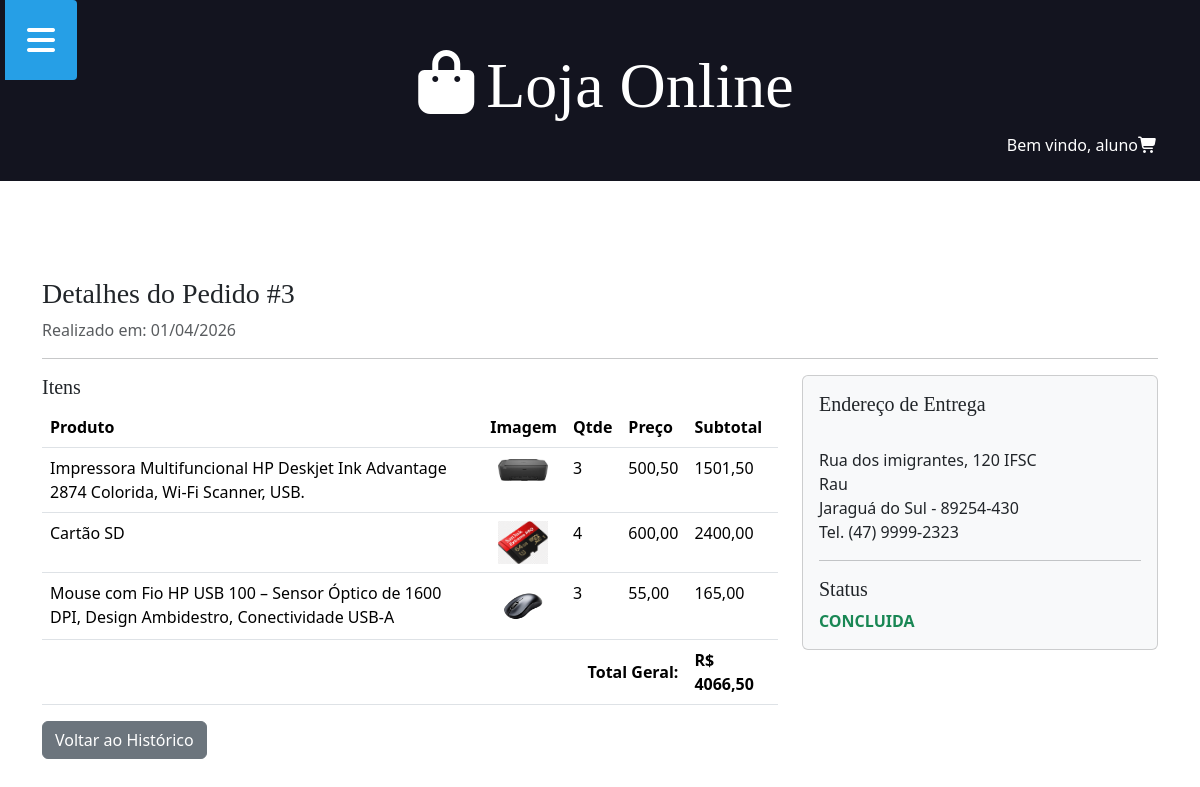
The page /pedido/3 (signed in) on the database its author committed.
### aplicacao/models.py (models this page shows, shortened)
class Venda(models.Model):
    STATUS_CHOICES = (
        ('P', 'PENDENTE'),
        ('C', 'CONCLUIDA'),
        ('X', 'CANCELADA')
    )
    status = models.CharField(max_length=1, choices=STATUS_CHOICES, default='P')
    data = models.DateField(auto_now_add=True)
    cliente = models.ForeignKey(User, on_delete=models.CASCADE)
    @property
    def total(self):
        total = 0
        for item in self.itemvenda_set.all():
            total += item.produto.preco * item.qtde
        return total

class ItemVenda(models.Model):
    venda = models.ForeignKey(Venda, on_delete=models.CASCADE)
    produto = models.ForeignKey(Produto, on_delete=models.CASCADE)
    qtde = models.IntegerField(null=True, blank=True)
    @property
    def subtotal(self):
        return self.produto.preco * self.qtde

class Produto(models.Model):
    nome = models.CharField(max_length=100, null=True, blank=True)
    preco = models.DecimalField(decimal_places=2, max_digits=10, null=True, blank=True)
    qtde = models.IntegerField(null=True, blank=True)
    descricao = models.TextField(null=True, blank=True)
    data = models.DateField(null=True, blank=True)
    imagem = models.ImageField(upload_to='produtos/', null=True, blank=True)

class Perfil(models.Model):
    telefone = models.CharField(max_length=25, null=True, blank=True)
    rua = models.CharField(max_length=100, null=True, blank=True)
    numero = models.PositiveIntegerField(null=True, blank=True)
    bairro = models.CharField(max_length=50, null=True, blank=True)
    cidade = models.CharField(max_length=50, null=True, blank=True)
    complemento = models.CharField(max_length=100, null=True, blank=True)
    cep = models.CharField(max_length=50, null=True, blank=True)
    cliente = models.OneToOneField(User, on_delete=models.CASCADE)

### aplicacao/views.py (the view)
# urls.py: path('pedido/<int:venda_id>', views.detalhe_pedido, name="urldetalhe_pedido"),
@login_required
def detalhe_pedido(request, venda_id):
    venda = get_object_or_404(Venda, id=venda_id, cliente=request.user)
    if venda.cliente != request.user:
        return redirect("historico_pedidos")
    itens = venda.itemvenda_set.all()
    try:
        perfil = Perfil.objects.get(cliente=request.user)
    except Perfil.DoesNotExist:
        perfil = None
    context = {
        'venda': venda,
        'itens': itens,
        'perfil': perfil
    }
    return render(request, 'detalhe_pedido.html', context)

### aplicacao/templates/detalhe_pedido.html
{% extends 'global/base.html' %}
{% block content %}
  <div class="container mt-5">
    <div class="row">
      <div class="col-md-12">
        <h3>Detalhes do Pedido #{{ venda.id }}</h3>
        <p class="text-muted">Realizado em: {{ venda.data|date:'d/m/Y' }}</p>
        <hr />
      </div>
    </div>
    <div class="row">
      <div class="col-md-8">
        <h5>Itens</h5>
        <table class="table">
          <thead>
            <tr>
              <th>Produto</th>
              <th>Imagem</th>
              <th>Qtde</th>
              <th>Preço</th>
              <th>Subtotal</th>
            </tr>
          </thead>
          <tbody>
            {% for item in itens %}
              <tr>
                <td>{{ item.produto.nome }}</td>
                <td>
                  {% if item.produto.imagem %}
                    <img src="{{ item.produto.imagem.url }}" alt="{{ item.produto.nome }}" width="50" class="ms-2" />
                  {% endif %}
                </td>
                <td>{{ item.qtde }}</td>
                <td>{{ item.produto.preco }}</td>
                <td>{{ item.subtotal }}</td>
              </tr>
            {% endfor %}
          </tbody>
          <tfoot>
            <tr>
              <th colspan="4" class="text-end">Total Geral:</th>
              <th>R$ {{ venda.total }}</th>
            </tr>
          </tfoot>
        </table>
        <a href="{% url 'urlhistorico' %}" class="btn btn-secondary">Voltar ao Histórico</a>
      </div>
      <div class="col-md-4">
        <div class="card bg-light">
            <div class="card-body">
                <h5>Endereço de Entrega</h5>
                {% if perfil %}
                    <p class="card-text">
                        <strong>{{ perfil.cliente.fisrt_name }} {{ perfil.cliente.last_name }}</strong><br>
                        {{ perfil.rua }}, {{ perfil.numero }} {{ perfil.complemento }} <br>
                        {{ perfil.bairro }} <br>
                        {{ perfil.cidade }} - {{ perfil.cep }} <br>
                        Tel. {{ perfil.telefone }}
                    </p>
                {% endif %}
                <hr />
                <h5 class="card-title">Status</h5>
                <p class="card-text text-success fw-bold">{{ venda.get_status_display }}</p>
            </div>
        </div>
      </div>
    </div>
  </div>
{% endblock %}

### aplicacao/templates/global/header.html
<header class="main-header-container">
    <div class="main-header container">
        <h1>
            <a class="main-logo" href="{% url 'urlindex' %}">
                <i class="fas fa-regular fa-bag-shopping main-logo-icon"></i>
                <span class="main-logo-text">Loja Online</span>
            </a>
        </h1>
        <div class="boasvindas">
            {% if user.is_authenticated %}
                <span class="text-welcome">Bem vindo, {{ user.username }}</span>
                <i class="fa-solid fa-cart-shopping"></i>
            {% endif %}
        </div>
    </div>
</header>

### static/css/styles.css (style rules this page uses)
.container { max-width: 144rem; margin: 0 auto; padding: 3rem; }
.main-header-container { background: #13141f; }
h1, h2, h3, h4, h5, h6 { font-family: 'Roboto Slab', serif; }
.main-logo { font-size: 4rem; color: #fff; text-decoration: none; display: flex; align-items: center; justify-content: center; width: fit-content; margin: 0 auto; }
.boasvindas { float: right; font-size: 1rem; color: #fff; text-decoration: none; display: flex; align-items: center; justify-content: center; width: fit-content; margin: 0 auto; }

### rows shown on the page
Venda: id "3", data "01/04/2026", total "4066,50", status "CONCLUIDA"
ItemVenda: produto.nome "Impressora Multifuncional HP Deskjet Ink Advantage 2874 Colorida, Wi-Fi Scanner, USB.", produto.imagem (picture), qtde "3", produto.preco "500,50", subtotal "1501,50"
ItemVenda: produto.nome "Cartão SD", produto.imagem (picture), qtde "4", produto.preco "600,00", subtotal "2400,00"
ItemVenda: produto.nome "Mouse com Fio HP USB 100 – Sensor Óptico de 1600 DPI, Design Ambidestro, Conectividade USB-A", produto.imagem (picture), qtde "3", produto.preco "55,00", subtotal "165,00"
Perfil: rua "Rua dos imigrantes", numero "120", complemento "IFSC", bairro "Rau", cidade "Jaraguá do Sul", cep "89254-430", telefone "(47) 9999-2323"

### other values the page prints
{{ user.username }} "aluno"
